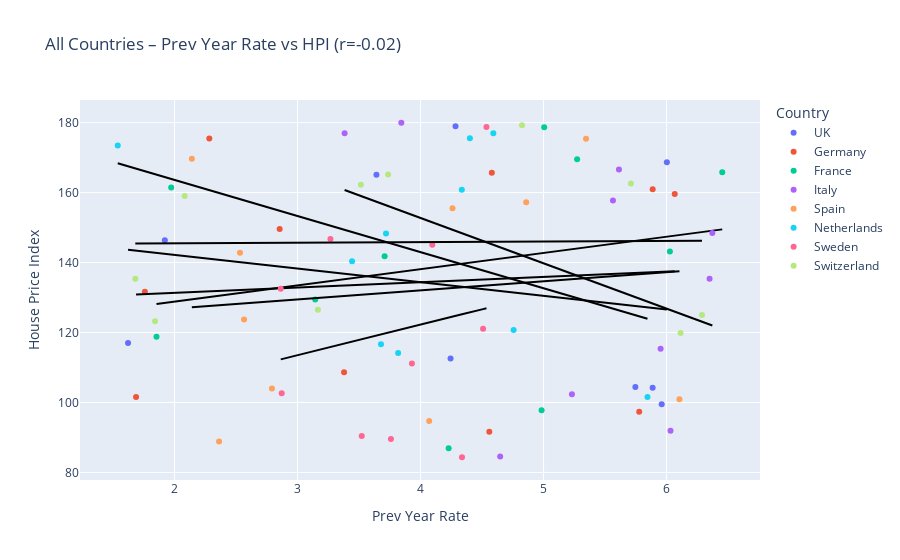

Notebook source saved alongside this figure:
### Markdown cell above
Try to incorporate all countries into one plot and use potly again

### Code cell
fig = px.scatter(
    df, x="Prev Year Rate", y="House Price Index", 
    color="Country",  
    hover_data={
        "Year": ":d",
        "Prev Year Rate": ":.2f",
        "House Price Index": ":.1f",
        "Country": True},
    title=f"All Countries – Prev Year Rate vs HPI (r={corr_lag:.2f})",
    trendline="ols",
    trendline_color_override="black")

fig.show()

### Figure 1 — Plotly figure (JSON) as saved in the notebook; plotly's stock layout.template omitted (floating-point values rounded to 4 significant figures)
{"data": [{"customdata": [[2015, "UK"], [2016, "UK"], [2017, "UK"], [2018, "UK"], [2019, "UK"], [2020, "UK"], [2021, "UK"], [2022, "UK"], [2023, "UK"], [2024, "UK"]], "hovertemplate": "Country=%{customdata[1]}<br>Prev Year Rate=%{x:.2f}<br>House Price Index=%{y:.1f}<br>Year=%{customdata[0]:d}<extra></extra>", "legendgroup": "UK", "marker": {"color": "#636efa", "symbol": "circle"}, "mode": "markers", "name": "UK", "orientation": "v", "showlegend": true, "type": "scatter", "x": [null, 5.887, 6.002, 1.921, 4.244, 5.746, 5.96, 1.622, 3.641, 4.284], "xaxis": "x", "y": [114.1, 104.2, 168.7, 146.4, 112.5, 104.4, 99.52, 117.0, 165.1, 179.0], "yaxis": "y"}, {"hovertemplate": "<b>OLS trendline</b><br>House Price Index = -3.89748 * Prev Year Rate + 150.004<br>R<sup>2</sup>=0.044366<br><br>Country=UK<br>Prev Year Rate=%{x:.2f}<br>House Price Index=%{y:.1f} <b>(trend)</b><extra></extra>", "legendgroup": "UK", "line": {"color": "black"}, "marker": {"color": "#636efa", "symbol": "circle"}, "mode": "lines", "name": "UK", "showlegend": false, "type": "scatter", "x": [1.622, 1.921, 3.641, 4.244, 4.284, 5.746, 5.887, 5.96, 6.002], "xaxis": "x", "y": [143.7, 142.5, 135.8, 133.5, 133.3, 127.6, 127.1, 126.8, 126.6], "yaxis": "y"}, {"customdata": [[2015, "Germany"], [2016, "Germany"], [2017, "Germany"], [2018, "Germany"], [2019, "Germany"], [2020, "Germany"], [2021, "Germany"], [2022, "Germany"], [2023, "Germany"], [2024, "Germany"]], "hovertemplate": "Country=%{customdata[1]}<br>Prev Year Rate=%{x:.2f}<br>House Price Index=%{y:.1f}<br>Year=%{customdata[0]:d}<extra></extra>", "legendgroup": "Germany", "marker": {"color": "#EF553B", "symbol": "circle"}, "mode": "markers", "name": "Germany", "orientation": "v", "showlegend": true, "type": "scatter", "x": [5.887, 6.066, 3.378, 1.687, 1.758, 2.854, 2.282, 4.559, 5.777, 4.579], "xaxis": "x", "y": [160.9, 159.6, 108.7, 101.6, 131.6, 149.6, 175.5, 91.61, 97.32, 165.6], "yaxis": "y"}, {"hovertemplate": "<b>OLS trendline</b><br>House Price Index = 1.51967 * Prev Year Rate + 128.304<br>R<sup>2</sup>=0.006668<br><br>Country=Germany<br>Prev Year Rate=%{x:.2f}<br>House Price Index=%{y:.1f} <b>(trend)</b><extra></extra>", "legendgroup": "Germany", "line": {"color": "black"}, "marker": {"color": "#EF553B", "symbol": "circle"}, "mode": "lines", "name": "Germany", "showlegend": false, "type": "scatter", "x": [1.687, 1.758, 2.282, 2.854, 3.378, 4.559, 4.579, 5.777, 5.887, 6.066], "xaxis": "x", "y": [130.9, 131.0, 131.8, 132.6, 133.4, 135.2, 135.3, 137.1, 137.2, 137.5], "yaxis": "y"}, {"customdata": [[2015, "France"], [2016, "France"], [2017, "France"], [2018, "France"], [2019, "France"], [2020, "France"], [2021, "France"], [2022, "France"], [2023, "France"], [2024, "France"]], "hovertemplate": "Country=%{customdata[1]}<br>Prev Year Rate=%{x:.2f}<br>House Price Index=%{y:.1f}<br>Year=%{customdata[0]:d}<extra></extra>", "legendgroup": "France", "marker": {"color": "#00cc96", "symbol": "circle"}, "mode": "markers", "name": "France", "orientation": "v", "showlegend": true, "type": "scatter", "x": [1.853, 4.228, 1.972, 4.984, 6.453, 5.273, 6.027, 3.143, 3.708, 5.005], "xaxis": "x", "y": [118.8, 86.94, 161.4, 97.74, 165.8, 169.6, 143.2, 129.4, 141.8, 178.7], "yaxis": "y"}, {"hovertemplate": "<b>OLS trendline</b><br>House Price Index = 4.6369 * Prev Year Rate + 119.571<br>R<sup>2</sup>=0.056104<br><br>Country=France<br>Prev Year Rate=%{x:.2f}<br>House Price Index=%{y:.1f} <b>(trend)</b><extra></extra>", "legendgroup": "France", "line": {"color": "black"}, "marker": {"color": "#00cc96", "symbol": "circle"}, "mode": "lines", "name": "France", "showlegend": false, "type": "scatter", "x": [1.853, 1.972, 3.143, 3.708, 4.228, 4.984, 5.005, 5.273, 6.027, 6.453], "xaxis": "x", "y": [128.2, 128.7, 134.1, 136.8, 139.2, 142.7, 142.8, 144.0, 147.5, 149.5], "yaxis": "y"}, {"customdata": [[2015, "Italy"], [2016, "Italy"], [2017, "Italy"], [2018, "Italy"], [2019, "Italy"], [2020, "Italy"], [2021, "Italy"], [2022, "Italy"], [2023, "Italy"], [2024, "Italy"]], "hovertemplate": "Country=%{customdata[1]}<br>Prev Year Rate=%{x:.2f}<br>House Price Index=%{y:.1f}<br>Year=%{customdata[0]:d}<extra></extra>", "legendgroup": "Italy", "marker": {"color": "#ab63fa", "symbol": "circle"}, "mode": "markers", "name": "Italy", "orientation": "v", "showlegend": true, "type": "scatter", "x": [5.564, 6.032, 5.23, 6.349, 4.647, 5.951, 6.372, 5.613, 3.382, 3.843], "xaxis": "x", "y": [157.7, 91.88, 102.4, 135.4, 84.54, 115.3, 148.5, 166.6, 177.0, 180.0], "yaxis": "y"}, {"hovertemplate": "<b>OLS trendline</b><br>House Price Index = -12.9502 * Prev Year Rate + 204.542<br>R<sup>2</sup>=0.142207<br><br>Country=Italy<br>Prev Year Rate=%{x:.2f}<br>House Price Index=%{y:.1f} <b>(trend)</b><extra></extra>", "legendgroup": "Italy", "line": {"color": "black"}, "marker": {"color": "#ab63fa", "symbol": "circle"}, "mode": "lines", "name": "Italy", "showlegend": false, "type": "scatter", "x": [3.382, 3.843, 4.647, 5.23, 5.564, 5.613, 5.951, 6.032, 6.349, 6.372], "xaxis": "x", "y": [160.7, 154.8, 144.4, 136.8, 132.5, 131.9, 127.5, 126.4, 122.3, 122.0], "yaxis": "y"}, {"customdata": [[2015, "Spain"], [2016, "Spain"], [2017, "Spain"], [2018, "Spain"], [2019, "Spain"], [2020, "Spain"], [2021, "Spain"], [2022, "Spain"], [2023, "Spain"], [2024, "Spain"]], "hovertemplate": "Country=%{customdata[1]}<br>Prev Year Rate=%{x:.2f}<br>House Price Index=%{y:.1f}<br>Year=%{customdata[0]:d}<extra></extra>", "legendgroup": "Spain", "marker": {"color": "#FFA15A", "symbol": "circle"}, "mode": "markers", "name": "Spain", "orientation": "v", "showlegend": true, "type": "scatter", "x": [5.345, 4.859, 4.26, 2.565, 4.07, 2.791, 2.14, 2.362, 2.532, 6.104], "xaxis": "x", "y": [175.4, 157.2, 155.5, 123.7, 94.71, 104.0, 169.7, 88.87, 142.8, 100.9], "yaxis": "y"}, {"hovertemplate": "<b>OLS trendline</b><br>House Price Index = 2.58398 * Prev Year Rate + 121.722<br>R<sup>2</sup>=0.012414<br><br>Country=Spain<br>Prev Year Rate=%{x:.2f}<br>House Price Index=%{y:.1f} <b>(trend)</b><extra></extra>", "legendgroup": "Spain", "line": {"color": "black"}, "marker": {"color": "#FFA15A", "symbol": "circle"}, "mode": "lines", "name": "Spain", "showlegend": false, "type": "scatter", "x": [2.14, 2.362, 2.532, 2.565, 2.791, 4.07, 4.26, 4.859, 5.345, 6.104], "xaxis": "x", "y": [127.3, 127.8, 128.3, 128.3, 128.9, 132.2, 132.7, 134.3, 135.5, 137.5], "yaxis": "y"}, {"customdata": [[2015, "Netherlands"], [2016, "Netherlands"], [2017, "Netherlands"], [2018, "Netherlands"], [2019, "Netherlands"], [2020, "Netherlands"], [2021, "Netherlands"], [2022, "Netherlands"], [2023, "Netherlands"], [2024, "Netherlands"]], "hovertemplate": "Country=%{customdata[1]}<br>Prev Year Rate=%{x:.2f}<br>House Price Index=%{y:.1f}<br>Year=%{customdata[0]:d}<extra></extra>", "legendgroup": "Netherlands", "marker": {"color": "#19d3f3", "symbol": "circle"}, "mode": "markers", "name": "Netherlands", "orientation": "v", "showlegend": true, "type": "scatter", "x": [4.591, 3.719, 5.845, 4.756, 4.335, 3.678, 3.443, 3.817, 4.401, 1.538], "xaxis": "x", "y": [177.0, 148.3, 101.6, 120.7, 160.8, 116.6, 140.3, 114.1, 175.6, 173.4], "yaxis": "y"}, {"hovertemplate": "<b>OLS trendline</b><br>House Price Index = -10.3168 * Prev Year Rate + 184.241<br>R<sup>2</sup>=0.164512<br><br>Country=Netherlands<br>Prev Year Rate=%{x:.2f}<br>House Price Index=%{y:.1f} <b>(trend)</b><extra></extra>", "legendgroup": "Netherlands", "line": {"color": "black"}, "marker": {"color": "#19d3f3", "symbol": "circle"}, "mode": "lines", "name": "Netherlands", "showlegend": false, "type": "scatter", "x": [1.538, 3.443, 3.678, 3.719, 3.817, 4.335, 4.401, 4.591, 4.756, 5.845], "xaxis": "x", "y": [168.4, 148.7, 146.3, 145.9, 144.9, 139.5, 138.8, 136.9, 135.2, 123.9], "yaxis": "y"}, {"customdata": [[2015, "Sweden"], [2016, "Sweden"], [2017, "Sweden"], [2018, "Sweden"], [2019, "Sweden"], [2020, "Sweden"], [2021, "Sweden"], [2022, "Sweden"], [2023, "Sweden"], [2024, "Sweden"]], "hovertemplate": "Country=%{customdata[1]}<br>Prev Year Rate=%{x:.2f}<br>House Price Index=%{y:.1f}<br>Year=%{customdata[0]:d}<extra></extra>", "legendgroup": "Sweden", "marker": {"color": "#FF6692", "symbol": "circle"}, "mode": "markers", "name": "Sweden", "orientation": "v", "showlegend": true, "type": "scatter", "x": [3.929, 2.863, 4.337, 4.508, 3.267, 3.759, 4.535, 3.522, 2.871, 4.095], "xaxis": "x", "y": [111.1, 132.5, 84.34, 121.1, 146.8, 89.57, 178.8, 90.41, 102.7, 145.1], "yaxis": "y"}, {"hovertemplate": "<b>OLS trendline</b><br>House Price Index = 8.73616 * Prev Year Rate + 87.3128<br>R<sup>2</sup>=0.032023<br><br>Country=Sweden<br>Prev Year Rate=%{x:.2f}<br>House Price Index=%{y:.1f} <b>(trend)</b><extra></extra>", "legendgroup": "Sweden", "line": {"color": "black"}, "marker": {"color": "#FF6692", "symbol": "circle"}, "mode": "lines", "name": "Sweden", "showlegend": false, "type": "scatter", "x": [2.863, 2.871, 3.267, 3.522, 3.759, 3.929, 4.095, 4.337, 4.508, 4.535], "xaxis": "x", "y": [112.3, 112.4, 115.9, 118.1, 120.2, 121.6, 123.1, 125.2, 126.7, 126.9], "yaxis": "y"}, {"customdata": [[2015, "Switzerland"], [2016, "Switzerland"], [2017, "Switzerland"], [2018, "Switzerland"], [2019, "Switzerland"], [2020, "Switzerland"], [2021, "Switzerland"], [2022, "Switzerland"], [2023, "Switzerland"], [2024, "Switzerland"]], "hovertemplate": "Country=%{customdata[1]}<br>Prev Year Rate=%{x:.2f}<br>House Price Index=%{y:.1f}<br>Year=%{customdata[0]:d}<extra></extra>", "legendgroup": "Switzerland", "marker": {"color": "#B6E880", "symbol": "circle"}, "mode": "markers", "name": "Switzerland", "orientation": "v", "showlegend": true, "type": "scatter", "x": [3.165, 6.288, 4.825, 5.71, 1.681, 3.736, 2.082, 3.515, 6.114, 1.841], "xaxis": "x", "y": [126.5, 125.0, 179.2, 162.6, 135.4, 165.1, 159.0, 162.2, 119.9, 123.2], "yaxis": "y"}, {"hovertemplate": "<b>OLS trendline</b><br>House Price Index = 0.163659 * Prev Year Rate + 145.193<br>R<sup>2</sup>=0.000173<br><br>Country=Switzerland<br>Prev Year Rate=%{x:.2f}<br>House Price Index=%{y:.1f} <b>(trend)</b><extra></extra>", "legendgroup": "Switzerland", "line": {"color": "black"}, "marker": {"color": "#B6E880", "symbol": "circle"}, "mode": "lines", "name": "Switzerland", "showlegend": false, "type": "scatter", "x": [1.681, 1.841, 2.082, 3.165, 3.515, 3.736, 4.825, 5.71, 6.114, 6.288], "xaxis": "x", "y": [145.5, 145.5, 145.5, 145.7, 145.8, 145.8, 146.0, 146.1, 146.2, 146.2], "yaxis": "y"}], "layout": {"legend": {"title": {"text": "Country"}, "tracegroupgap": 0}, "title": {"text": "All Countries – Prev Year Rate vs HPI (r=-0.02)"}, "xaxis": {"anchor": "y", "domain": [0, 1], "title": {"text": "Prev Year Rate"}}, "yaxis": {"anchor": "x", "domain": [0, 1], "title": {"text": "House Price Index"}}}}
